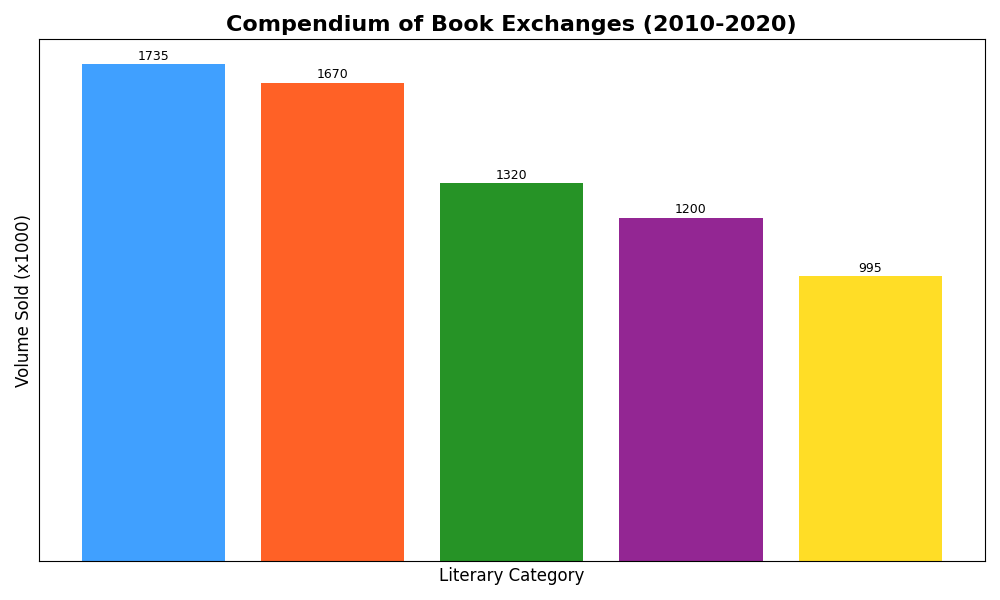

Reproduce this figure in Python.
import matplotlib.pyplot as plt
import numpy as np

genres = ["Hidden Treasures", "Unveiled Truths", "Star Lore", "Chimerical Realms", "Conundrum Whodunits"]
total_sales = np.array([1735, 1670, 1320, 1200, 995])

sorted_indices = np.argsort(total_sales)[::-1]

sorted_genres = np.array(genres)[sorted_indices]
sorted_sales = total_sales[sorted_indices]

fig, ax = plt.subplots(figsize=(10, 6))

ax.bar(sorted_genres, sorted_sales, color=['dodgerblue', 'orangered', 'green', 'purple', 'gold'], alpha=0.85)

ax.set_xticks([])
ax.set_yticks([])

ax.set_xlabel('Literary Category', fontsize=12)
ax.set_ylabel('Volume Sold (x1000)', fontsize=12)
ax.set_title('Compendium of Book Exchanges (2010-2020)', fontsize=16, fontweight='bold')

for i, val in enumerate(sorted_sales):
    ax.text(i, val + 5, str(val), ha='center', va='bottom', fontsize=9)

plt.tight_layout()
plt.show()
